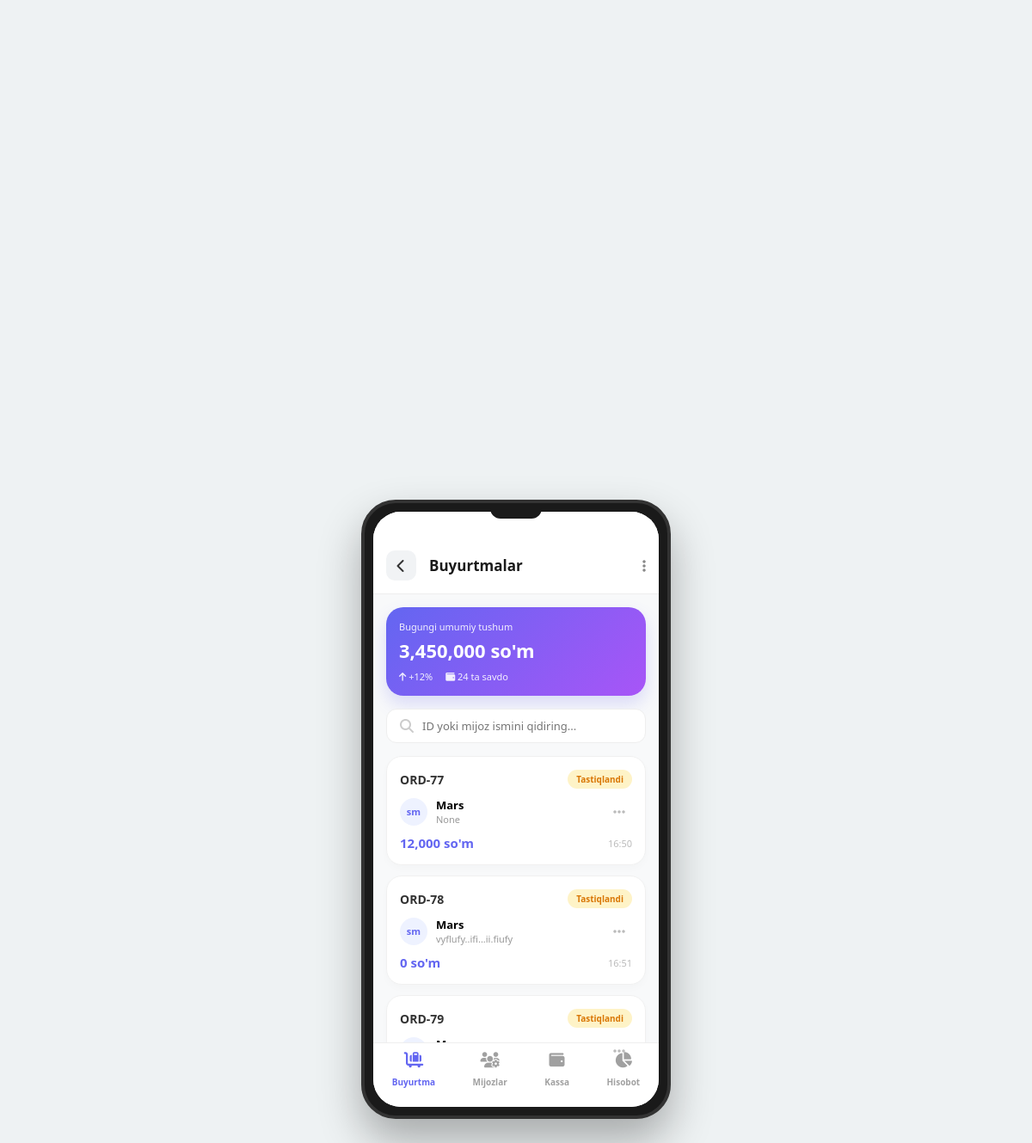
Before: /buyurtma_admin/ with the older database file.
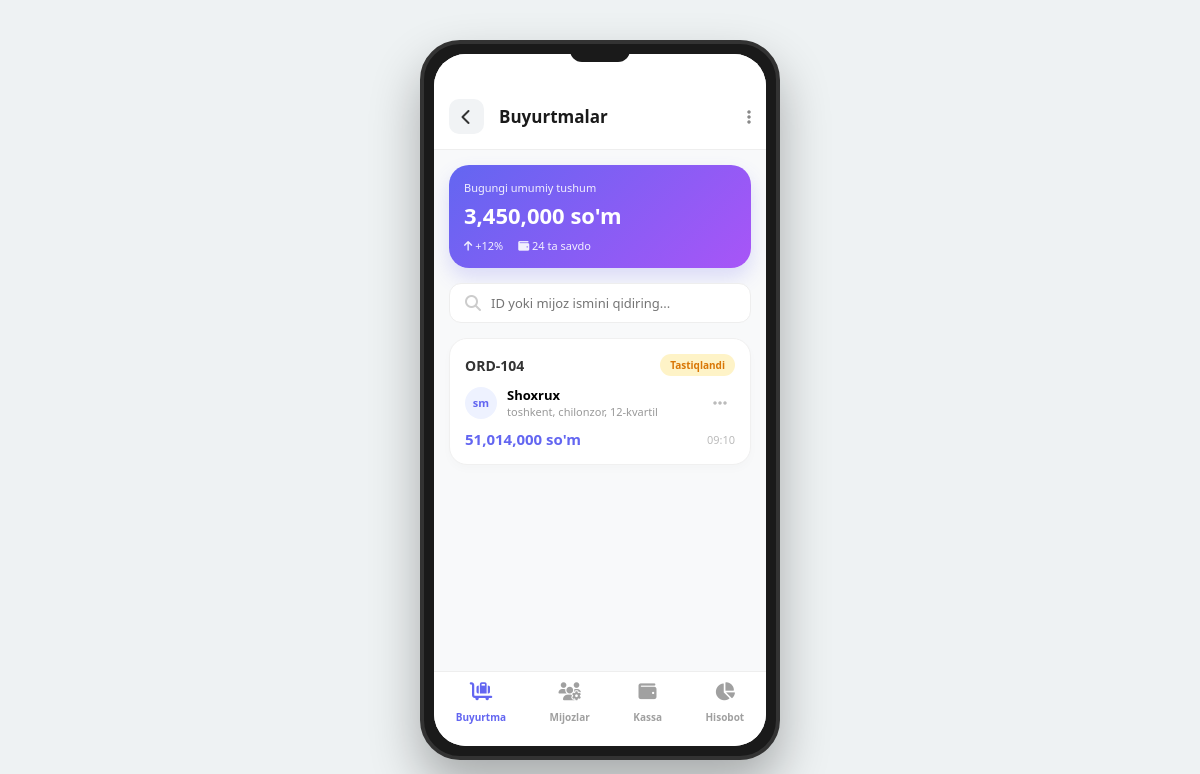
After: the same page with the newer database file.
### app/models.py (models this page shows, shortened)
class BaseCreatedModel(models.Model):
    created_at = models.DateTimeField(auto_now_add=True)
    updated_at = models.DateTimeField(auto_now=True)
    class Meta:
        abstract = True

class Order(BaseCreatedModel):
    class OrderStatusChoice(models.TextChoices):
        PENDING = 'Kutilmoqda', 'Kutilmoqda'          # Buyurtma tushdi, lekin hali ko'rilmadi
        CONFIRMED = 'Tasdiqlandi', 'Tasdiqlandi'     # Admin buyurtmani ko'rib, tasdiqladi
        PROCESSING = 'Tayyorlanmoqda', 'Tayyorlanmoqda' # Omborxonada qadoqlanmoqda
        SHIPPED = 'Yo‘lga chiqdi', 'Yo‘lga chiqdi'       # Kuryerga berildi yoki pochta yo'lida
        DELIVERED = 'Yetkazildi', 'Yetkazildi'      # Mijoz mahsulotni qabul qilib oldi
        CANCELLED = 'Bekor qilindi', 'Bekor qilindi'   # Mijoz yoki admin tomonidan bekor qilindi
        RETURNED = 'Qaytarildi', 'Qaytarildi'
    class PaymentMethodChoice(models.TextChoices):
        CASH = 'cash', 'Naqd pul'
        CARD = 'card', 'Plastik karta (Terminal)'
        CLICK = 'click', 'Click'
        PAYME = 'payme', 'Payme'
        UZUM = 'uzum', 'Uzum Bank'
    user = models.ForeignKey(Users, on_delete=models.CASCADE, related_name='orders')
    phone = models.CharField(max_length=20, blank=True, null=True)
    address = models.TextField(verbose_name="Zakar borishi kk bo'lgan manzil", blank=True, null=True)
    description = models.CharField(max_length=500, blank=True, null=True)
    is_status = models.CharField(
        max_length=30,
        choices=OrderStatusChoice.choices,
        default=OrderStatusChoice.PENDING
    )
    payment_method = models.CharField(
        max_length=20,
        choices=PaymentMethodChoice.choices,
        default=PaymentMethodChoice.CASH,
        verbose_name="To'lov usuli"
    )
    @property
    def total_order_price(self):
        return sum(item.item_total_price for item in self.items.all())

class Users(AbstractUser):
    class UserTypes(models.TextChoices):
        Admin = 'Admin', 'Admin'
        CLENT = 'Clent', 'Mijoz'
    avatar = models.ImageField(upload_to='avatar/', blank=True, null=True)
    user_type = models.CharField(max_length=500, choices=UserTypes.choices, default=UserTypes.CLENT)
    phone = models.CharField(max_length=50, blank=True, null=True)

class OrderItem(BaseCreatedModel):
    order = models.ForeignKey(Order, on_delete=models.CASCADE, related_name='items')
    product = models.ForeignKey(UzumProduct, on_delete=models.SET_NULL, related_name="order_items", null=True)
    price = models.BigIntegerField(help_text="Sotib olingan vaqtdagi narxi", editable=False)
    count = models.IntegerField(validators=[MinValueValidator(1)])
    @property
    def item_total_price(self):
        return self.price * self.count

### app/admin_viuw.py (the view)
# urls.py: path('buyurtma_admin/', buyurtma_admin, name='buyurtma_admin'),
def buyurtma_admin(request):
    order = Order.objects.all().order_by('created_at')
    return render(request, 'admin/buyurtma.html', {'orders': order})

### app/context_processors.py (called while the page is built)
def cart_item_count(request):
    count = 0
    if request.user.is_authenticated:
        count = ShopingModel.objects.filter(user=request.user).count()
    return {'cart_item_count': count}

### templates/admin/buyurtma.html (shortened to what this page needs)
{% load humanize %}
<!DOCTYPE html>
<html lang="uz">
<head>
  <link rel="stylesheet" href="https://cdnjs.cloudflare.com/ajax/libs/font-awesome/6.4.0/css/all.min.css" />
</head>
<body>
  <div class="phone">
    <div class="notch"></div>
    <div class="screen">
      <header class="header">
        <a href="{% url 'admin_home' %}" class="back-btn">
          <i class="fa-solid fa-chevron-left"></i>
        </a>
        <div class="header-title">Buyurtmalar</div>
        <i class="fa-solid fa-ellipsis-vertical" style="color: #888;"></i>
      </header>
      <div class="kassa-preview">
        <div>Bugungi umumiy tushum</div>
        <h2><span class="count-money" data-target="3450000">0</span> so'm</h2>
        <div style="margin-top: 8px; display: flex; gap: 15px;">
          <span><i class="fa-solid fa-arrow-up"></i> +<span class="count-percent" data-target="12">0</span>%</span>
          <span><i class="fa-solid fa-wallet"></i> <span class="count-simple" data-target="24">0</span> ta savdo</span>
        </div>
      </div>
      <div class="search-bar">
        <i class="fa-solid fa-magnifying-glass" style="color: #ccc;"></i>
        <input type="text" placeholder="ID yoki mijoz ismini qidiring...">
      </div>
      <div class="content">
        {% if orders %}
          {% for order in orders %}
            <a href="{% url 'buyurma_details' order.id %}" class="order-link">
              <div class="order-card">
                <div class="card-header">
                  <span class="order-id">ORD-{{ order.id }}</span>
                  <span class="status-pill">Tastiqlandi</span>
                </div>
                <div class="client-info">
                  <div class="avatar" style="background: #eef2ff; color: #6366f1;">sm</div>
                  <div>
                    <div style="font-size: 13px; font-weight: 700;">{{ order.user.username |capfirst }}</div>
                    <div style="font-size: 11px; color: #999;">{{ order.address }}</div>
                  </div>
                  <div class="more-options" style="margin-left: auto;" onclick="event.preventDefault(); event.stopPropagation(); toggleSheet()">
                     <i class="fa-solid fa-ellipsis"></i>
                  </div>
                </div>
                <div style="display: flex; justify-content: space-between; align-items: center; margin-top: 10px;">
                  <div class="price-tag">{{ order.total_order_price | intcomma}} so'm</div>
                  <div style="font-size: 11px; color: #bbb;">{{ order.created_at|date:"H:i" }}</div>
                </div>
              </div>
            </a>
          {% endfor %}
        {% else %}
          <div style="text-align: center; padding: 40px 20px; color: #999;">
            <i class="fa-solid fa-inbox" style="font-size: 48px; margin-bottom: 15px; display: block;"></i>
            <p>Buyurtmalar mavjud emas</p>
          </div>
        {% endif %}
      </div>
      <nav class="navbar">
        <a href="{% url 'buyurtma_admin' %}" class="nav-item active"><i class="fa-solid fa-cart-flatbed-suitcase"></i><span>Buyurtma</span></a>
        <a href="{% url 'mijozlar' %}" class="nav-item"><i class="fa-solid fa-users-gear"></i><span>Mijozlar</span></a>
        <a href="{% url 'kassa' %}" class="nav-item"><i class="fa-solid fa-wallet"></i><span>Kassa</span></a>
        <a href="{% url 'hisobothtml' %}" class="nav-item"><i class="fa-solid fa-chart-pie"></i><span>Hisobot</span></a>
      </nav>
    </div>
  </div>
</body>
</html>

Changed rows visible on the page:
removed Order: id "77", user.username "Mars", address "None", total_order_price "12,000", created_at "16:50"
removed Order: id "78", user.username "Mars", address "vyflufy..ifi...ii.fiufy", total_order_price "0", created_at "16:51"
removed Order: id "79"
added Order: id "104", user.username "Shoxrux", address "toshkent, chilonzor, 12-kvartil", total_order_price "51,014,000", created_at "09:10"
